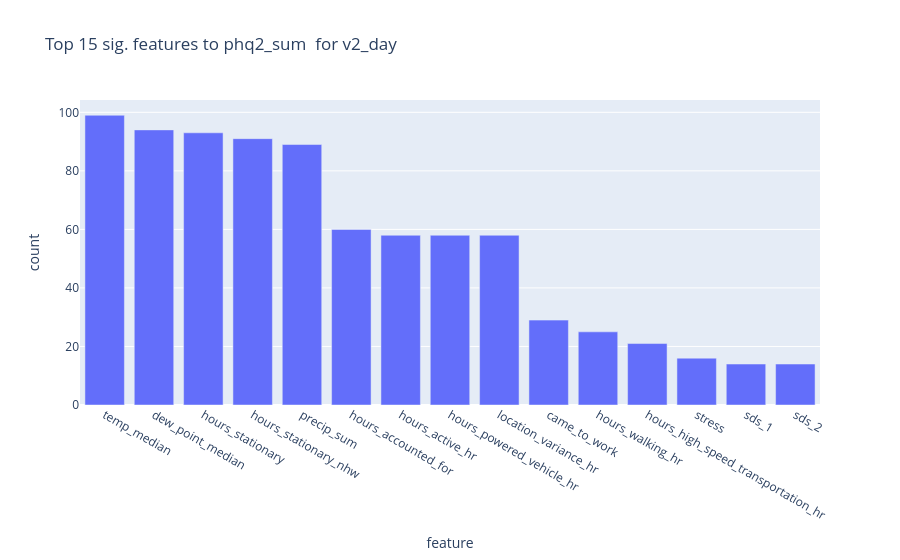
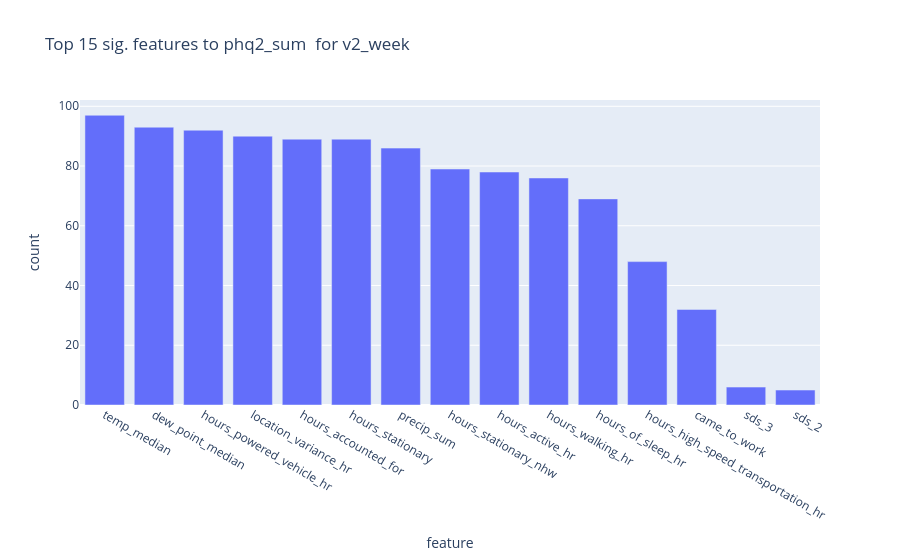
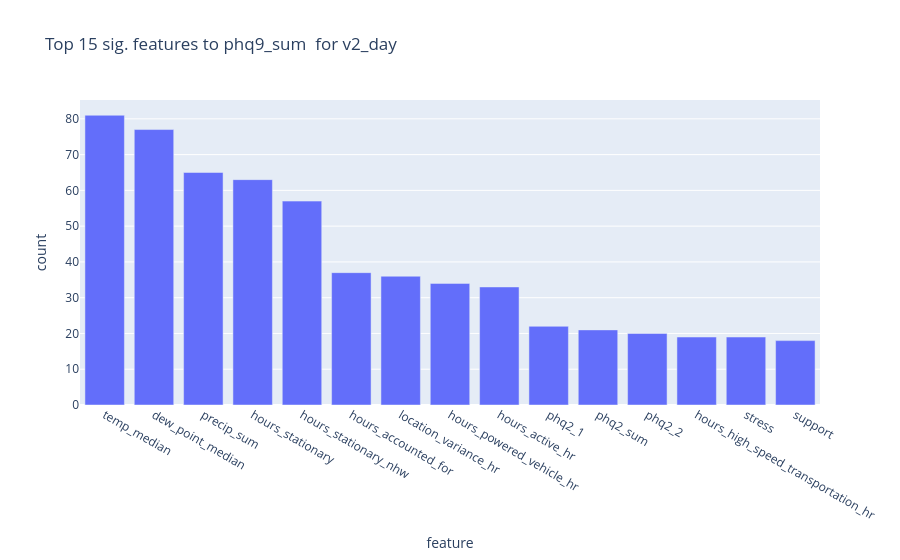
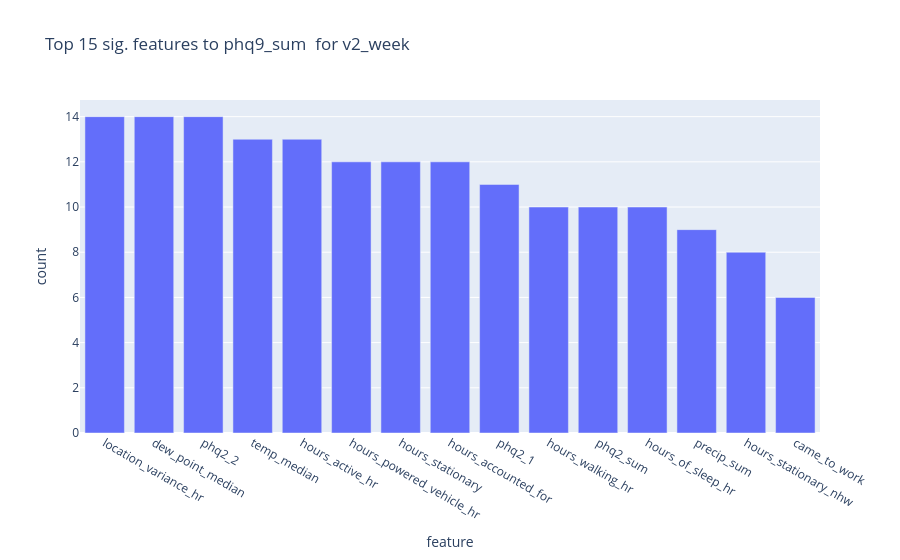

The notebook cell these images were saved under, in order:
### Markdown cell above
### From this, we'll keep keep_weather = ["dew_point_median", "temp_median", "precip_sum"]. It seems like the analyses are getting skewed for V2_day because daily everyone has weather but not everyone has the others. 

## Re-run ANOVA for V2 (only 3 kept weather, not too-correlated cols, etc)

### Code cell
## Anova LIMITED WEATHER analysis
keep_weather = ["dew_point_median", "temp_median", "precip_sum"]
# also added to variables.py

print('Run on:', dt.datetime.today().strftime('%a %d %b %Y, %I:%M%p'))
import textwrap

# ---- EDIT PARAMS ------
n_features = 10 # Choose number of features/scores to save from the ANOVA
n_subjects_show = 3 # Choose number of subjects' ANOVA scores to see in graphs
n_features_show = 10 # Choose number of features to see in graphs
show_means = True # Choose whether to visualize mean scores for features across all subjects
verbose = False
# --------------------

	
for y_col in ['phq2_sum','phq9_sum']:

	for name in ['v2_day','v2_week']:
		subjects_shown_count=0
		subjects_skipped=0
		print(f'################ {name} ###############')
		df = pd.read_csv(os.path.join(brighten_dir, f'{name}_trainval_transformed.csv')) #use transformed to have NOT imputed data
		
		numeric_cols = df.select_dtypes(include=('int64','float64')).columns.to_list()
		drop_nonnumeric_cols = [col for col in df.columns if col not in numeric_cols]
		drop_dup_dumb_cols = [col for col in df.columns if '.1' in col or '.2' in col or '.3' in col or 'Unnamed' in col]
		drop_baseline_cols = [col for col in df.columns if any(item in col for item in baseline_cols)]
		drop_time_cols = [col for col in df.columns if any(item in col for item in ['dt','date','day','week','month','season'])]
		# Too correlated cols
		drop_drop_too_corr_cols = [col for col in df.columns if col in drop_corr_cols_v1+drop_corr_cols_v2]
		drop_non_hr_cols = [col for col in df.columns if f'{col}_hr' in df.columns]
		# Drop WEATHER
		drop_weather_cols = [col for col in daily_v2_weather if col in df.columns and col not in keep_weather]
		df_clean = df.drop(columns=[col for col in df.columns if col in drop_nonnumeric_cols+drop_dup_dumb_cols+drop_baseline_cols+drop_time_cols+drop_non_hr_cols+drop_drop_too_corr_cols+drop_weather_cols])
		
		

		for sub, sub_df in df_clean.groupby('num_id'):

			df_cov = sub_df.loc[:, sub_df.notna().mean() > 0.7]
			df_cov = df_cov.copy()
			if y_col not in df_cov.columns:
				df_cov[y_col] = sub_df[y_col].copy()
			#print(f'Not including these columns in X, not enough coverage: ', [col for col in sub_df_anova.columns if col not in df_cov.columns])
			df_full = df_cov.dropna()
			#print(f'Shape before dropna: {df_cov.shape}, shape afer dropna: {df_full.shape}')
			rows = len(df_full)
			columns_dropped = df_cov.shape[0] - df_full.shape[0]
			columns_remaining = df_full.shape[0]
			min_rows = 6 if 'week' in name else 15
			if rows <= min_rows:
				if verbose: print(f'Skipping {sub}, only {rows} rows.')
				subjects_skipped+=1
				continue # skip small samples
			if columns_remaining < 4:
				if verbose: print(f'Skipping {sub}, only {columns_remaining} columns (dropped {columns_dropped}).')
				subjects_skipped+=1
				continue #skip insufficient features

			# Separate X and y
			selector = SelectKBest(score_func=f_classif, k=2)
			if 'phq2' in y_col:
				X = df_full.drop(columns=[col for col in df_full.columns if 'phq' in col])
			if 'phq9' in y_col:
				X = df_full.drop(columns=[col for col in df_full.columns if 'phq9' in col])
			X_num = X.select_dtypes(include=('int64','float64'))
			# print(f'Not including these columns in X, not numeric: ', [col for col in X.columns if col not in X_num.columns])
			
			y = df_full[y_col].copy()
			if y.nunique() < 2 or y.var() < 0.001:
				if verbose: print(f'Skipping sub {sub}: 0 variance in y')
				subjects_skipped+=1
				continue
			if y.std() < 0.1:
				if verbose: print(f'Skipping sub {sub}, low variance in y')
				subjects_skipped+=1
				continue



			# --- Drop constant (zero-variance) features ---
			var_selector = VarianceThreshold(threshold=1e-10)
			try:
				X_var = pd.DataFrame(
					var_selector.fit_transform(X_num),
					columns=X_num.columns[var_selector.get_support()],
					index=X_num.index
				)
			except Exception as e:
				if verbose: print(f'Skipping sub {sub}, Exception on VarianceThreshold: {e}')
				subjects_skipped+=1
				continue 

			if X_var.shape[1] < 2:
				if verbose: print(f'Skipping sub {sub}, only {X_var.shape[1]} features after dropping zero-variance.')
				subjects_skipped+=1
				continue

			X_new = selector.fit_transform(X_var, y)

			# Show scores
			anova_scores = pd.DataFrame({
				'feature': X_var.columns,
				'f_score': selector.scores_,
				'p_value': selector.pvalues_
			}).sort_values('f_score', ascending=False)

			#print(anova_scores)
			
			# --- Save Features --- 
			top_n = 10  # number of top features to save
			top_features_sub = anova_scores.head(top_n)
		
			top_subj_features[y_col][name][sub] = top_features_sub['feature'].to_list()

			# --- Visualize Scores for Subjects ---

			if subjects_shown_count < n_subjects_show:
				fig = plt.figure(figsize=(5, 4))
				plt.barh(top_features_sub['feature'], top_features_sub['f_score'], color='skyblue')
				plt.xlabel('F-score (ANOVA)')
				plt.ylabel('Feature')
				plt.suptitle(f'{name} subject: Top {top_n} Features for subject {sub} by ANOVA F-score')
				plt.gca().invert_yaxis()

				# Wrap columns into a readable multi-line string
				cols_str = ', '.join(X_var.columns.to_list())
				wrapped = textwrap.fill(cols_str, width=100)
				label = f'Columns available:\n{wrapped}'

				plt.figtext(
					0.01, -0.02,          # x, y in figure coords (below the axes)
					label,
					fontsize=7,
					verticalalignment='top',
					bbox=dict(boxstyle='round', facecolor='lightyellow', alpha=0.8)
				)

				plt.tight_layout()
				plt.subplots_adjust(bottom=0.02 + 0.013 * wrapped.count('\n'))  # grow bottom margin with line count
				plt.show()
				subjects_shown_count += 1


	# --- Summarize across subjects ---
	for name in top_subj_features[y_col].keys():
		if 'v1' in name:
			continue
		all_feats = [feat for sublist in top_subj_features[y_col][name].values() for feat in sublist]
		counts = Counter(all_feats)
		top_common = pd.DataFrame(counts.most_common(15), columns=['feature', 'count'])
		
		# --- Visualize Mean Scores Across Subjects ---
		if show_means:
			fig = px.bar(top_common, x='feature', y='count', title=f'Top 15 sig. features to {y_col}  for {name}')
			fig.show()

		if verbose: print(f'Adding to {name} for {y_col}: {top_common['feature'].to_list()}')
		anova_features[y_col][name] = top_common['feature'].to_list()

		subjects_used = len(list(top_subj_features[y_col][name].keys()))
		subjects = subjects_used + subjects_skipped

		print(f'For {name}: {subjects_used} used of {subjects}')

### Figure 1 — Plotly figure (JSON) as saved in the notebook; plotly's stock layout.template omitted (floating-point values rounded to 4 significant figures)
{"data": [{"hovertemplate": "feature=%{x}<br>count=%{y}<extra></extra>", "legendgroup": "", "marker": {"color": "#636efa", "pattern": {"shape": ""}}, "name": "", "orientation": "v", "showlegend": false, "textposition": "auto", "type": "bar", "x": ["temp_median", "dew_point_median", "hours_stationary", "hours_stationary_nhw", "precip_sum", "hours_accounted_for", "hours_active_hr", "hours_powered_vehicle_hr", "location_variance_hr", "came_to_work", "hours_walking_hr", "hours_high_speed_transportation_hr", "stress", "sds_1", "sds_2"], "xaxis": "x", "y": [99, 94, 93, 91, 89, 60, 58, 58, 58, 29, 25, 21, 16, 14, 14], "yaxis": "y"}], "layout": {"barmode": "relative", "legend": {"tracegroupgap": 0}, "title": {"text": "Top 15 sig. features to phq2_sum  for v2_day"}, "xaxis": {"anchor": "y", "domain": [0, 1], "title": {"text": "feature"}}, "yaxis": {"anchor": "x", "domain": [0, 1], "title": {"text": "count"}}}}

### Figure 2 — Plotly figure (JSON) as saved in the notebook; plotly's stock layout.template omitted (floating-point values rounded to 4 significant figures)
{"data": [{"hovertemplate": "feature=%{x}<br>count=%{y}<extra></extra>", "legendgroup": "", "marker": {"color": "#636efa", "pattern": {"shape": ""}}, "name": "", "orientation": "v", "showlegend": false, "textposition": "auto", "type": "bar", "x": ["temp_median", "dew_point_median", "hours_powered_vehicle_hr", "location_variance_hr", "hours_accounted_for", "hours_stationary", "precip_sum", "hours_stationary_nhw", "hours_active_hr", "hours_walking_hr", "hours_of_sleep_hr", "hours_high_speed_transportation_hr", "came_to_work", "sds_3", "sds_2"], "xaxis": "x", "y": [97, 93, 92, 90, 89, 89, 86, 79, 78, 76, 69, 48, 32, 6, 5], "yaxis": "y"}], "layout": {"barmode": "relative", "legend": {"tracegroupgap": 0}, "title": {"text": "Top 15 sig. features to phq2_sum  for v2_week"}, "xaxis": {"anchor": "y", "domain": [0, 1], "title": {"text": "feature"}}, "yaxis": {"anchor": "x", "domain": [0, 1], "title": {"text": "count"}}}}

### Figure 3 — Plotly figure (JSON) as saved in the notebook; plotly's stock layout.template omitted (floating-point values rounded to 4 significant figures)
{"data": [{"hovertemplate": "feature=%{x}<br>count=%{y}<extra></extra>", "legendgroup": "", "marker": {"color": "#636efa", "pattern": {"shape": ""}}, "name": "", "orientation": "v", "showlegend": false, "textposition": "auto", "type": "bar", "x": ["temp_median", "dew_point_median", "precip_sum", "hours_stationary", "hours_stationary_nhw", "hours_accounted_for", "location_variance_hr", "hours_powered_vehicle_hr", "hours_active_hr", "phq2_1", "phq2_sum", "phq2_2", "hours_high_speed_transportation_hr", "stress", "support"], "xaxis": "x", "y": [81, 77, 65, 63, 57, 37, 36, 34, 33, 22, 21, 20, 19, 19, 18], "yaxis": "y"}], "layout": {"barmode": "relative", "legend": {"tracegroupgap": 0}, "title": {"text": "Top 15 sig. features to phq9_sum  for v2_day"}, "xaxis": {"anchor": "y", "domain": [0, 1], "title": {"text": "feature"}}, "yaxis": {"anchor": "x", "domain": [0, 1], "title": {"text": "count"}}}}

### Figure 4 — Plotly figure (JSON) as saved in the notebook; plotly's stock layout.template omitted (floating-point values rounded to 4 significant figures)
{"data": [{"hovertemplate": "feature=%{x}<br>count=%{y}<extra></extra>", "legendgroup": "", "marker": {"color": "#636efa", "pattern": {"shape": ""}}, "name": "", "orientation": "v", "showlegend": false, "textposition": "auto", "type": "bar", "x": ["location_variance_hr", "dew_point_median", "phq2_2", "temp_median", "hours_active_hr", "hours_powered_vehicle_hr", "hours_stationary", "hours_accounted_for", "phq2_1", "hours_walking_hr", "phq2_sum", "hours_of_sleep_hr", "precip_sum", "hours_stationary_nhw", "came_to_work"], "xaxis": "x", "y": [14, 14, 14, 13, 13, 12, 12, 12, 11, 10, 10, 10, 9, 8, 6], "yaxis": "y"}], "layout": {"barmode": "relative", "legend": {"tracegroupgap": 0}, "title": {"text": "Top 15 sig. features to phq9_sum  for v2_week"}, "xaxis": {"anchor": "y", "domain": [0, 1], "title": {"text": "feature"}}, "yaxis": {"anchor": "x", "domain": [0, 1], "title": {"text": "count"}}}}
